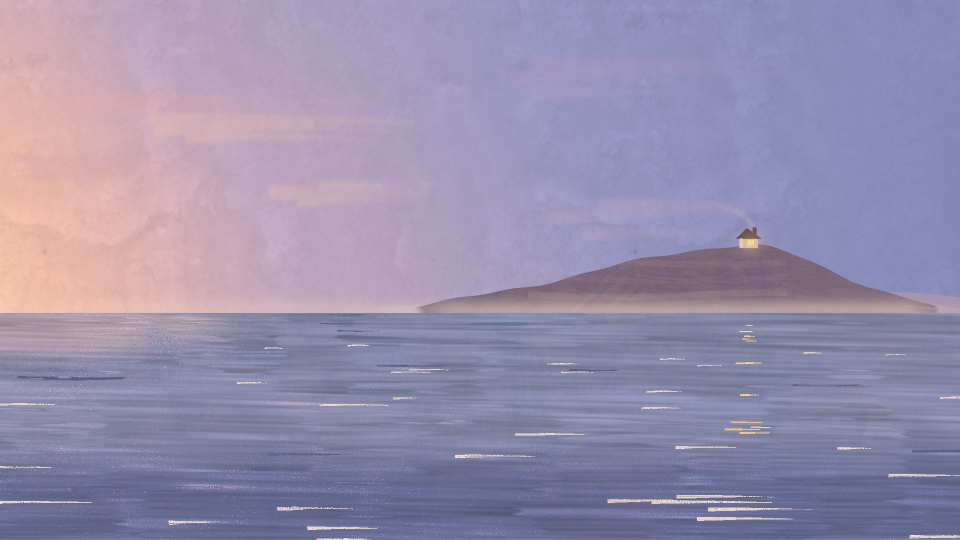
#> input picture docs/ref/canvas_v6/dusk.jpg, 1920 x 1080 px, found by its file name (shown at 1/2 size)
$ python check_backdrops.py
#> lines starting #> are read from the running program, lines starting #| are printed output that depends on the picture
### ep4/common.py
"""Shared picture helpers for the ep4 rebuild (SPEC §1.2, §1.5, §4.1, §4.4.4, §4.8).

Everything here is in output pixels. Two formats (docs/REEL_LAYOUT.md §4), picked by the env var EP4_FORMAT:
    landscape (default)  1920 x 1080, plates and intermediates in out/ep4/ (the approved film)
    reel                 1080 x 1920, plates and intermediates in out/ep4_reel/ (never overwrites the approved plates)
Layout numbers in the spec written `NN*F` are in 1280-space and apply to the landscape tables only; the reel tables in
ep4/layout.py are written in output px. Per-format positions, sizes and fonts live in ep4/layout.py (`L.<name>`).
"""
import math
import os

import numpy as np
import scipy.ndimage as ndi
from PIL import Image, ImageDraw, ImageFont

ROOT = os.path.dirname(os.path.dirname(os.path.abspath(__file__)))
FORMAT = os.environ.get("EP4_FORMAT", "landscape").strip().lower() or "landscape"    # "landscape" | "reel"
if FORMAT not in ("landscape", "reel"):
    raise ValueError(f"EP4_FORMAT must be 'landscape' or 'reel', not {FORMAT!r}")
REEL = FORMAT == "reel"
A = os.path.join(ROOT, "out", "ep4_reel" if REEL else "ep4")   # backdrop plates + intermediates (ep4.backdrops writes here)
A_LANDSCAPE = os.path.join(ROOT, "out", "ep4")                 # the approved landscape plates (read-only source)
FONTS = os.path.join(ROOT, "assets", "fonts")

W, H = (1080, 1920) if REEL else (1920, 1080)
FPS = 24
F = 1.5                                    # layout scale from the 1280 x 720 canvas frames (landscape tables only)
# where text and key action must sit: the Reels/Shorts safe box (x0, y0, x1, y1); landscape has no UI, so the full frame
SAFE = (60, 250, 960, 1470) if REEL else (0, 0, W, H)

# ---- palette (§1.5) ----
INK = (46, 44, 45)                         # text, prompt-box outline, arrow, dark tag bg
TAG_LIGHT = (238, 238, 236)                # title tag background
HL = (245, 212, 74)                        # the one accent: marker yellow
CARD_PAPER = (242, 233, 217)
CARD_PAPER_REPLY = (248, 244, 236)
CARD_LABEL = (109, 106, 111)
TAPE = (224, 206, 160, int(0.70 * 255))       # masking tape: warmer and a touch darker than CARD_PAPER so it reads on the card (v10: 236,224,196 @ 0.78 vanished on it)
ENV_PAPER = (239, 230, 214)
ENV_FLAP = (168, 151, 127)
ENV_FOLD = (205, 191, 168)
ENV_STAMP = (188, 97, 94, int(0.85 * 255))
TRAIL_OUT = (243, 235, 224, 170)
TRAIL_HOME = (246, 207, 134, 150)


# ---- easing and the "on twos" clock (§1.2, §1.3) ----
def ease(p): p = min(max(p, 0.0), 1.0); return 1 - (1 - p) ** 3
def ease_io(p): p = min(max(p, 0.0), 1.0); return p * p * (3 - 2 * p)
def ease_in(p): p = min(max(p, 0.0), 1.0); return p * p
def twos(t): return math.floor(t * 12) / 12          # overlays step at 12 fps (the house "on twos" stutter)
def clamp01(p): return min(max(p, 0.0), 1.0)


# ---- images ----
_LOADED = {}
# [12 lines left out: functions load, load_rgba, not called in this run]

def to_pil(arr):
    """float32 RGB 0-1 -> PIL RGBA"""
    return Image.fromarray((np.clip(arr, 0, 1) * 255 + 0.5).astype(np.uint8)).convert("RGBA")

def to_f32(im):
    """PIL image -> float32 RGB 0-1"""
    return np.asarray(im.convert("RGB"), np.float32) / 255

# [5 lines left out: function comp, not called in this run]

def blank():
    """an empty full-frame RGBA overlay"""
    return Image.new("RGBA", (W, H), (0, 0, 0, 0))


# ---- fonts ----
_FONTS = {}
def font(key, px):
    """cached FreeTypeFont: key in mono, mono5, sans, serif, serif_i, serif_b"""
    k = (key, int(px))
    if k not in _FONTS:
        _FONTS[k] = ImageFont.truetype(os.path.join(FONTS, f"{key}.ttf"), int(px))
    return _FONTS[k]

# [29 lines left out: functions tracked, rough, bez, not called in this run]

### ep4/check_backdrops.py
"""Side-by-side check sheet of the ep4 backdrops against reference frames -> out/ep4/check_backdrops.jpg

    python3 -m ep4.check_backdrops [REF_VIDEO]

Each row: our plate (left) next to the matching frame of the approved reference video (right). Camera moves and
overlays differ, so compare composition, colours and shapes. The last rows show the derived layers the video builds
by subtraction (cloud = dusk - dusk_nc, light = dusk - dusk_off), the land masks and the uncle layers with geo marks.
Also prints how far the _nc / _off variants differ from the full render outside the clouds / the window light.

With EP4_FORMAT=reel it checks the 9:16 plates instead -> out/ep4_reel/check_backdrops.jpg: each portrait plate with
the safe box (cyan), the 3:4 grid crop (magenta), the horizon and the focus points drawn over it, next to its blockout
(out/ep4_reel/blockouts/), then the derived layers and masks, then 1:1 crops beside the landscape plates (the uncle
landscape crop is enlarged 1.25x, i.e. what an upscale would have looked like) to judge the paint and paper texture.
"""
import os, subprocess, sys

import numpy as np
from PIL import Image, ImageDraw

from ep4.common import A, A_LANDSCAPE, W, H, ROOT, FORMAT, SAFE, font

REF = sys.argv[1] if len(sys.argv) > 1 else "/home/claude/ref/ep4_v9_track.mp4"
TW, TH = 800, 450
PAIRS = [("dusk.jpg", 120, "dusk  vs  ref 5.000 s"), ("night.jpg", 1512, "night  vs  ref 63.000 s"),
         ("uncle.jpg", 972, "uncle  vs  ref 40.500 s (solid head)"), ("uncle.jpg", 446, "uncle  vs  ref 18.583 s (hole cut live)"),
         ("paper_yellow.jpg", 600, "paper_yellow  vs  ref 25.000 s"), ("paper_pink.jpg", 1008, "paper_pink  vs  ref 42.000 s"),
         ("paper_cream.jpg", 1250, "paper_cream  vs  ref 52.083 s")]


def ref_frame(n):
    cache = os.path.join(A, "ref", f"f{n}.png")
    if not os.path.exists(cache):
        os.makedirs(os.path.dirname(cache), exist_ok=True)
        subprocess.run(["ffmpeg", "-v", "error", "-y", "-i", REF, "-vf", f"select=eq(n\\,{n})", "-frames:v", "1", cache], check=True)
    return Image.open(cache).convert("RGB")


def arr(name): return np.asarray(Image.open(os.path.join(A, name)).convert("RGB"), np.float32)


def thumb(im): return im.convert("RGB").resize((TW, TH), Image.LANCZOS)
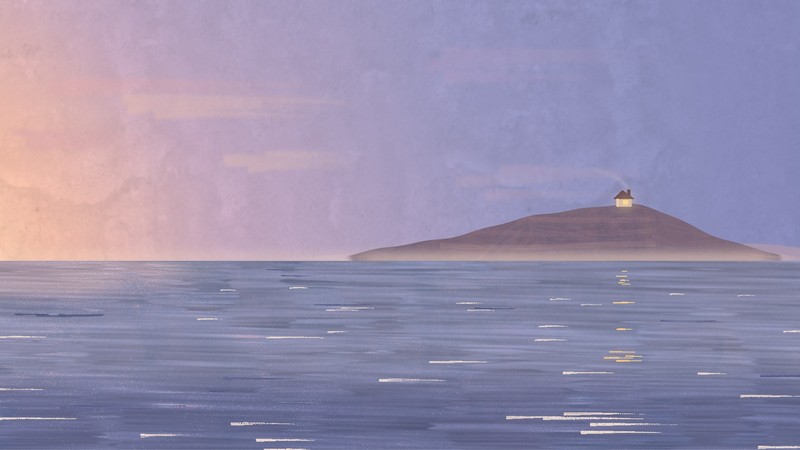
#> returned value: PIL image 800x450 RGB; mean R, G, B 151.1, 143, 172.8


def label(im, text):
#> called with text = 'ours: dusk  vs  ref 5.000 s'
    d = ImageDraw.Draw(im); f = font("mono", 20)
    w = d.textlength(text, font=f)
#> w = 259.2
    d.rectangle([8, 8, 20 + w, 38], fill=(238, 238, 236)); d.text((14, 11), text, font=f, fill=(46, 44, 45))
    return im


def main():
    rows = []
    for name, n, text in PAIRS:
        rows.append((label(thumb(Image.open(os.path.join(A, name))), "ours: " + text), label(thumb(ref_frame(n)), f"ref frame {n}")))

    # derived layers
    dusk, nc, off = arr("dusk.jpg"), arr("dusk_nc.jpg"), arr("dusk_off.jpg")
    cloud = np.abs(dusk - nc).max(2); light = np.abs(dusk - off).max(2)
    m = np.load(os.path.join(A, "dusk_masks.npz"))
    wx, wy = m["win"] * np.array([W, H])
    near_win = np.hypot(*np.mgrid[0:H, 0:W][::-1] - np.array([wx, wy])[:, None, None]) < 160
    sea_dashes = (np.arange(H)[:, None] > m["hz"] * H) & (np.abs(np.arange(W)[None, :] - wx) < 260)
    print(f"dusk_nc  vs dusk: max diff {cloud.max():.0f}; outside the sky above y={int(0.5 * H)}: "
          f"{cloud[int(0.5 * H) + 8:].max():.0f} (want ~0: JPEG blocks only)")
    print(f"dusk_off vs dusk: max diff {light.max():.0f}; away from window + reflection: "
          f"{light[~(near_win | sea_dashes)].max():.0f} (want ~0)")
    n_nc = arr("night_nc.jpg"); nd = np.abs(arr("night.jpg") - n_nc).max(2)
    print(f"night_nc vs night: below y={int(0.5 * H)}: {nd[int(0.5 * H) + 8:].max():.0f}")
    vis_c = Image.fromarray(np.clip(cloud * 4, 0, 255).astype(np.uint8)).convert("RGB")
    vis_l = Image.fromarray(np.clip(light * 2, 0, 255).astype(np.uint8)).convert("RGB")
    rows.append((label(thumb(vis_c), "cloud layer |dusk - dusk_nc| x4"), label(thumb(vis_l), "light layer |dusk - dusk_off| x2")))
    land = np.dstack([m["land"], m["land_shape"], np.zeros_like(m["land"])])
    lim = Image.fromarray(land); d = ImageDraw.Draw(lim); d.ellipse([wx - 8, wy - 8, wx + 8, wy + 8], outline=(0, 160, 255), width=3)
    d.line([0, m["hz"] * H, W, m["hz"] * H], fill=(0, 90, 255), width=2)
    rows.append((label(thumb(lim), "masks: R land (faded), G land_shape, blue = hz, win"),
                 label(thumb(Image.fromarray(np.clip(arr("dusk.jpg") * 0.4 + land * 0.6, 0, 255).astype(np.uint8))), "masks over dusk")))

    # uncle layers on a checker with pivot / split / lens / WIN_C
    g = np.load(os.path.join(A, "uncle_geo.npz"))
    chk = ((np.indices((H, W)) // 24).sum(0) % 2 * 40 + 180).astype(np.uint8)
    base = Image.fromarray(np.dstack([chk] * 3)).convert("RGBA")
    fig = Image.open(os.path.join(A, "uncle_fig.png")); col = Image.open(os.path.join(A, "uncle_collar.png"))
    base.alpha_composite(fig); base.alpha_composite(col)
    d = ImageDraw.Draw(base)
    px, py = g["pivot"]; lx, ly = g["lens"]; sp = float(g["split"])
    d.line([0, sp, W, sp], fill=(255, 0, 0), width=2)
    d.ellipse([px - 9, py - 9, px + 9, py + 9], outline=(255, 0, 0), width=3)
    d.ellipse([lx - 6, ly - 6, lx + 6, ly + 6], outline=(0, 200, 255), width=3)
    wc, wr = (537.1, 315.8), 93
    d.ellipse([wc[0] - wr, wc[1] - wr, wc[0] + wr, wc[1] + wr], outline=(255, 220, 0), width=3)
    ub = Image.open(os.path.join(A, "uncle_bg.jpg"))
    rows.append((label(thumb(base), "uncle_fig + collar; red split/pivot, cyan lens, yellow WIN_C r93"), label(thumb(ub), "uncle_bg")))

    sheet = Image.new("RGB", (2 * TW + 30, len(rows) * (TH + 10) + 10), (30, 30, 30))
    for i, (a, b) in enumerate(rows):
        sheet.paste(a, (10, 10 + i * (TH + 10))); sheet.paste(b, (20 + TW, 10 + i * (TH + 10)))
    out = os.path.join(A, "check_backdrops.jpg")
    sheet.save(out, quality=88)
    print("saved", out)


# ---------------------------------------------------------------------------------------------------- reel (9:16)
GRID = (0, 240, 1080, 1680)
PW, PH = 360, 640                       # panel size (1080 x 1920 / 3)


# [133 lines left out: functions _blockout, _guides, _panel, reel_main, not called in this run]


if __name__ == "__main__":
#> (the run stopped early here; a loop or call above may not have finished)
